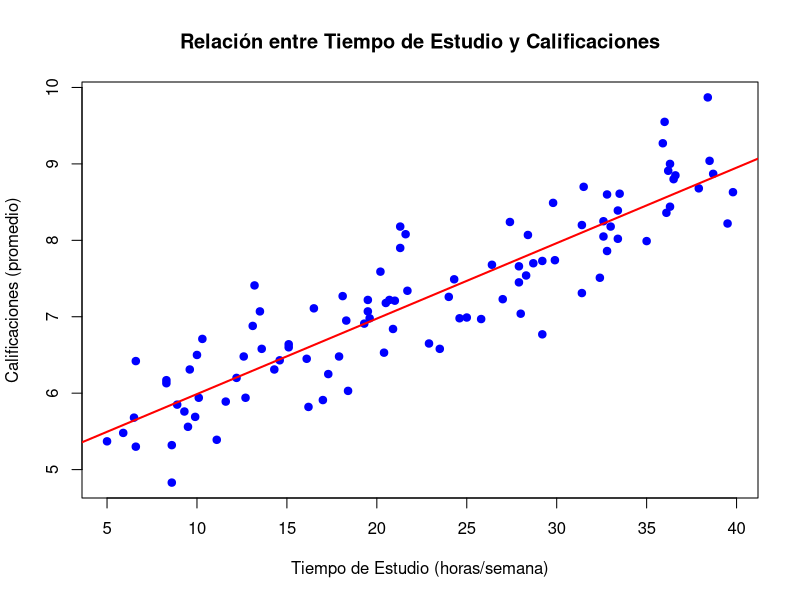

This chart was generated by the following R code:
## ---- chunk 1
# Establecer la semilla para reproducibilidad
set.seed(123)

# Número de estudiantes
n <- 100

# Generar tiempo de estudio (en horas) como una variable independiente
tiempo_estudio <- round(runif(n, min = 5, max = 40), 1)

# Relación lineal entre tiempo de estudio y calificaciones (con ruido)
beta_0 <- 5  # Intercepto
beta_1 <- 0.1  # Pendiente (efecto del tiempo de estudio)
sigma <- 0.5  # Varianza del ruido

calificaciones <- round(beta_0 + beta_1 * tiempo_estudio + rnorm(n, mean = 0, sd = sigma), 2)

# Crear un data frame con los datos generados
datos <- data.frame(Tiempo_Estudio = tiempo_estudio, Calificaciones = calificaciones)

# Visualizar los primeros registros
head(datos)

# Graficar los datos
plot(datos$Tiempo_Estudio, datos$Calificaciones,
     main = "Relación entre Tiempo de Estudio y Calificaciones",
     xlab = "Tiempo de Estudio (horas/semana)",
     ylab = "Calificaciones (promedio)",
     pch = 19, col = "blue")
abline(lm(Calificaciones ~ Tiempo_Estudio, data = datos), col = "red", lwd = 2)

# Ajustar un modelo de regresión lineal
modelo <- lm(Calificaciones ~ Tiempo_Estudio, data = datos)
summary(modelo)

